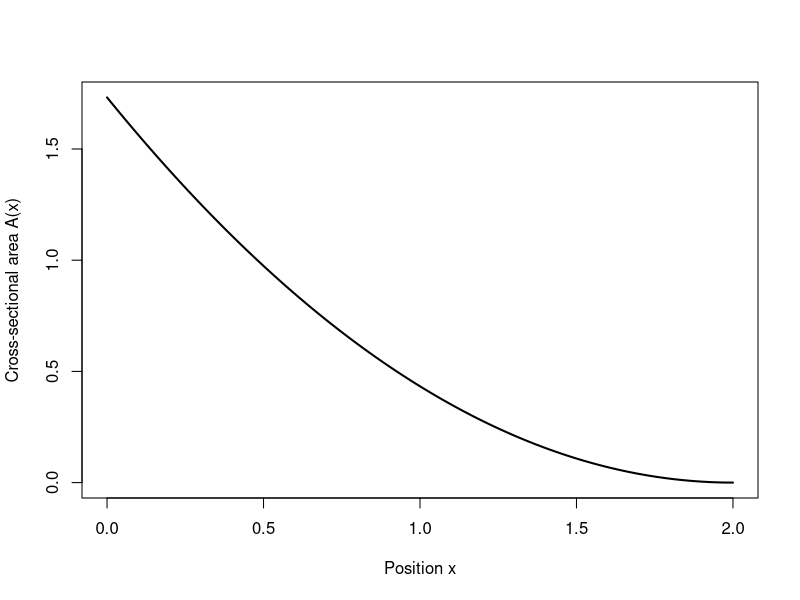

The R script that drew this image:
area <- function(x) sqrt(3)/4 * (2-x)^2
volume <- integrate(area, 0, 2)$value
cat("Triangular cross-section volume:", volume, "\n")
x <- seq(0, 2, length.out=200)
plot(x, area(x), type="l", lwd=2, xlab="Position x",
     ylab="Cross-sectional area A(x)")
